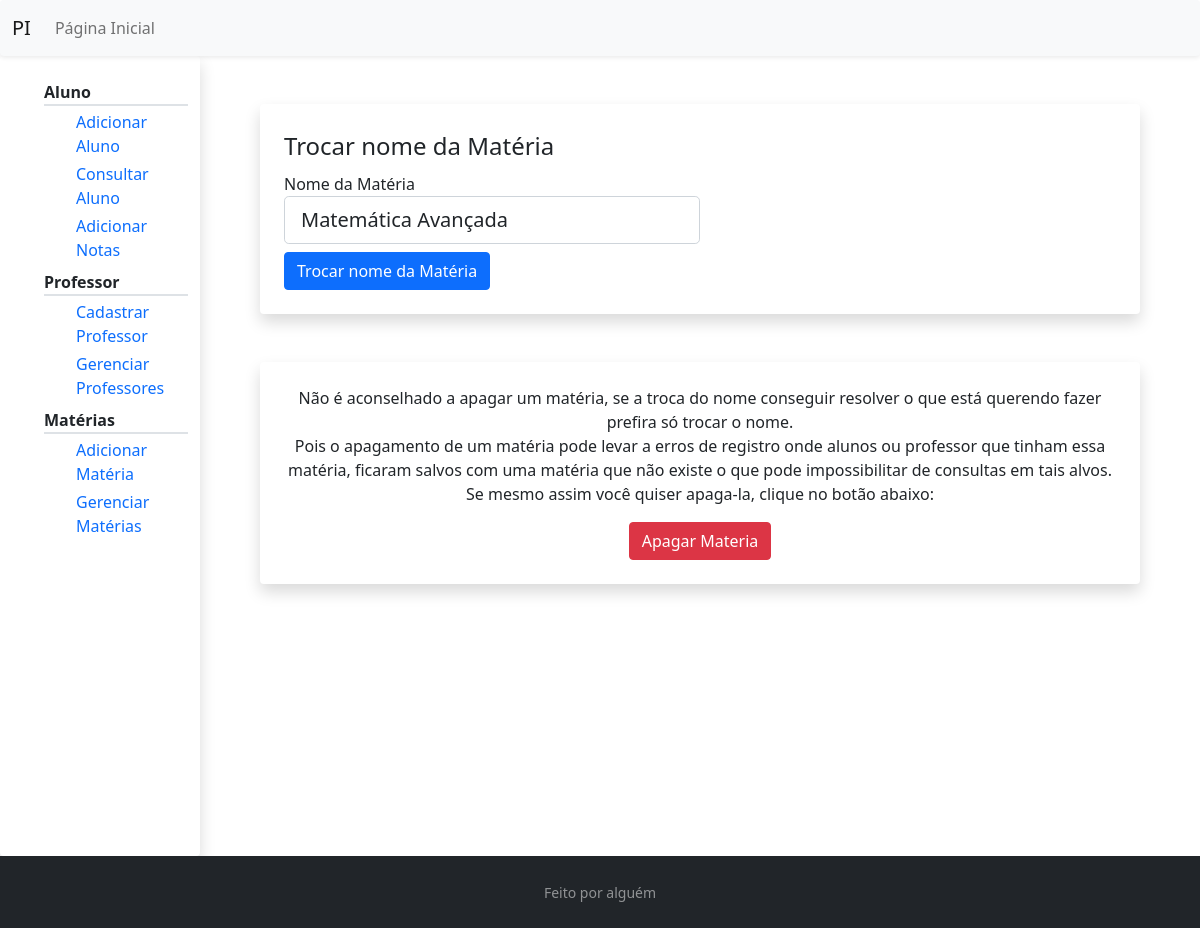
/gerenciar/materia/2, run on an earlier commit of the app's database.
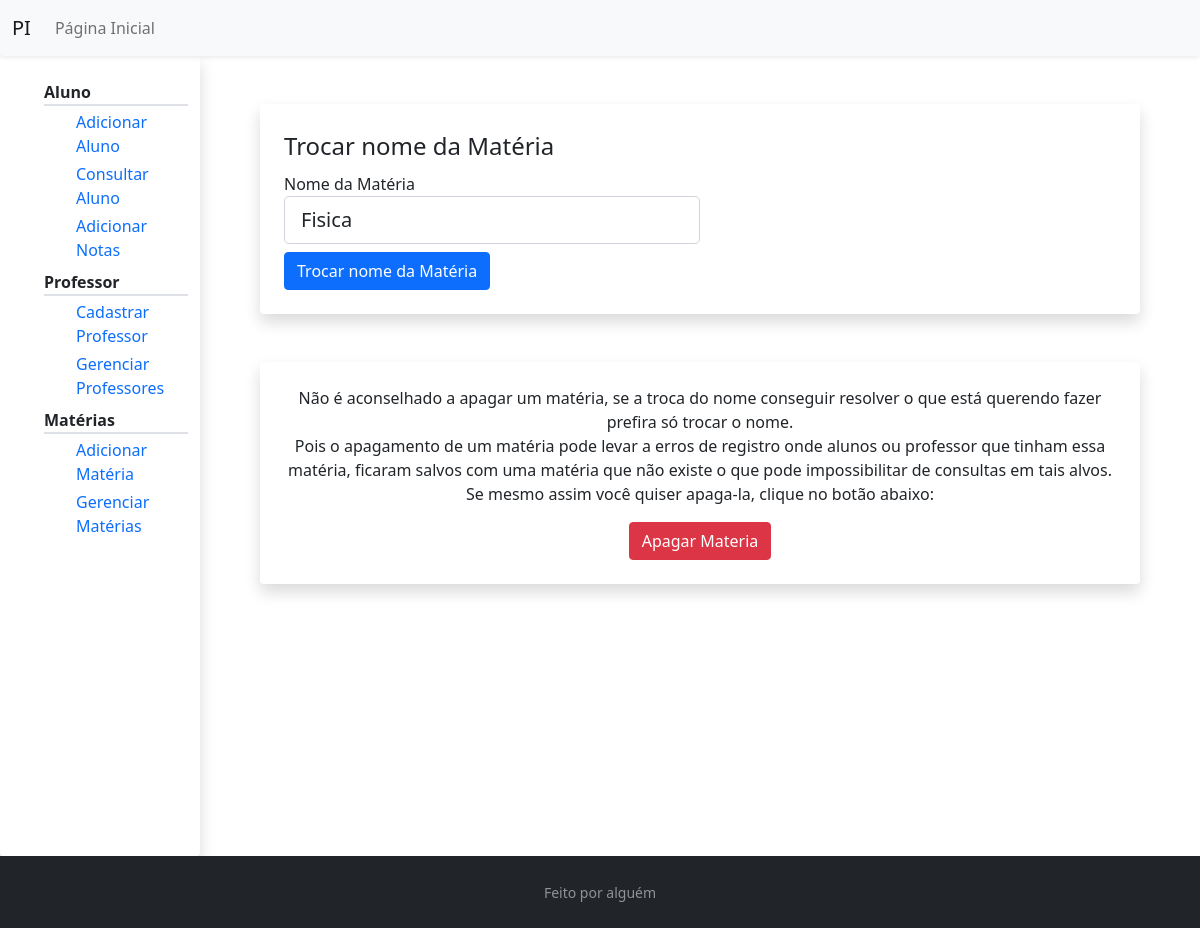
And on a later commit of the database.
### pi/models.py (models this page shows, shortened)
class Materia(db.Model):
    id = db.Column(db.Integer, primary_key=True)
    nome = db.Column(db.String(100), nullable=False, unique=True)

### pi/routes.py (the view)
@app.route("/gerenciar/materia/<id_materia>", methods=["GET", "POST"])
def editar_materia(id_materia):
    id_mat = id_materia
    materia = Materia.query.get_or_404(id_materia)
    materia_nome = materia.nome
    form = EditarMateriaForm()
    if form.validate_on_submit():
        materia.nome = form.nome.data
        db.session.commit()
        flash(f'O nome da matéria {materia_nome} foi alterada para {form.nome.data}!', 'success')
        atualiza_escolhas(choices)
        return redirect(url_for('gerenciar_materia'))
    elif request.method == 'GET':
        form.nome.data = materia.nome
    return render_template('trocar.html',
                            titulo='Trocar Materia',
                            user='materia',
                            form=form,
                            id_mat=id_mat)

### pi/forms.py
class EditarMateriaForm(FlaskForm):
    nome = StringField('Nome da Matéria',
                        validators=[DataRequired(),
                        Length(min=2)])
    trocar = SubmitField('Trocar nome da Matéria')

### pi/templates/trocar.html (shortened to what this page needs)
{% extends "professor_layout.html" %}
{% block prof %}
    <div class="shadow p-4 mb-5 bg-white rounded m-5">
        <form action="" method="POST">
            <fieldset class="row g-3">
                {% if user != 'materia' %}
                    <legend class=""> Trocar Senha de {{ professor_nome }} </legend>
                    <div class="col-md-6">
                    {{ form.senha.label(class="form-control-label") }}
                        {% if form.senha.errors %}
                            {{ form.senha(class="form-control form-control-lg is-invalid")}}
                            <div class="invalid-feedback">
                                {% for error in form.senha.errors %}
                                    <span> {{ error }} </span>
                                {% endfor %}
                            </div>
                        {% else %}
                            {{ form.senha(class="form-control form-control-lg") }}
                        {% endif %}
                    </div>
                    <div class="col-md-6">
                        {{ form.confirma_senha.label(class="form-control-label") }}
                        {% if form.confirma_senha.errors %}
                            {{ form.confirma_senha(class="form-control form-control-lg is-invalid")}}
                            <div class="invalid-feedback">
                                {% for error in form.confirma_senha.errors %}
                                    <span> {{ error }} </span>
                                {% endfor %}
                            </div>
                        {% else %}
                            {{ form.confirma_senha(class="form-control form-control-lg") }}
                        {% endif %}
                    </div>
                {% else %}
                    <div class="">
                    <legend class=""> Trocar nome da Matéria </legend>
                    <div class="col-md-6">
                        {{ form.nome.label(class="form-control-label") }}
                        {% if form.nome.errors %}
                            {{ form.nome(class="form-control form-control-lg is-invalid")}}
                            <div class="invalid-feedback">
                                {% for error in form.nome.errors %}
                                    <span> {{ error }} </span>
                                {% endfor %}
                            </div>
                        {% else %}
                            {{ form.nome(class="form-control form-control-lg") }}
                        {% endif %}
                    </div>
                    </div>
                {% endif %}
            </fieldset>
            <div class="row">
                <div class="col mt-2">
                    {{ form.trocar(class="btn btn-primary") }}
                </div>
            </div>
        </form>
    </div>
    {% if user == 'materia' %}
        <div class="shadow p-4 mb-5 bg-white rounded m-5">
            <div class="text-center">
                <p>
                    Não é aconselhado a apagar um matéria, se a troca do nome conseguir resolver o que está querendo fazer prefira só trocar o nome. <br>
                    Pois o apagamento de um matéria pode levar a erros de registro onde alunos ou professor que tinham essa matéria, ficaram salvos com uma matéria que não existe o que pode impossibilitar de consultas em tais alvos. <br>
                    Se mesmo assim você quiser apaga-la, clique no botão abaixo:
                </p>
                {% set info_string = id_mat + ';materia;False'%}
                <a class="btn btn-danger" href=" {{ url_for('apagar', info=info_string ) }} "> Apagar Materia </a>
            </div>
        </div>
    {% endif %}
{% endblock prof %}

What changed in the data, as far as the page shows it:
changed Materia: nome "Matemática Avançada" → "Fisica"
